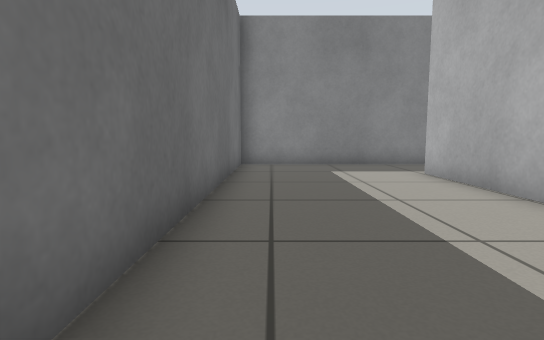
view 1 (above)

13 first-person views from a walk through a Gazebo world. The camera is 0.5 m above the floor, tilts 6° down and sees 80° across. The floor is counted in squares, 0.5 m on a side. Each view is taken from the middle of a square. On the plan, view 1 faces up. The plan holds only what a view shows up to about 12 squares ahead; the rest is blank.

view 2
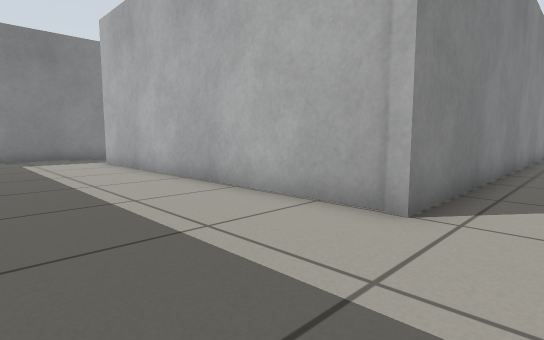

view 3
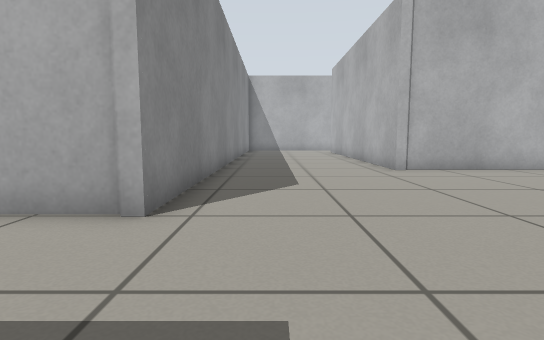

view 4
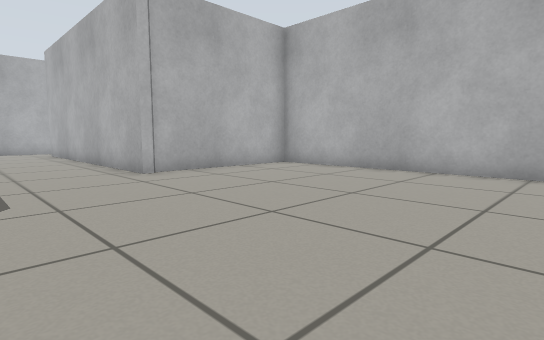

view 5
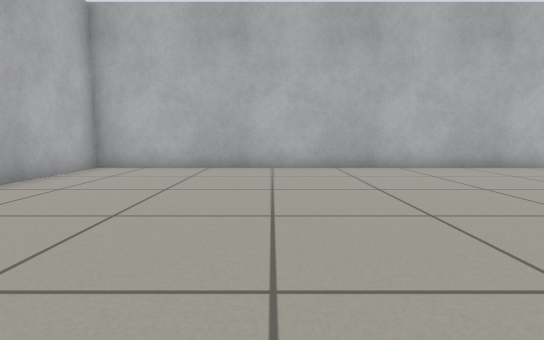

view 6
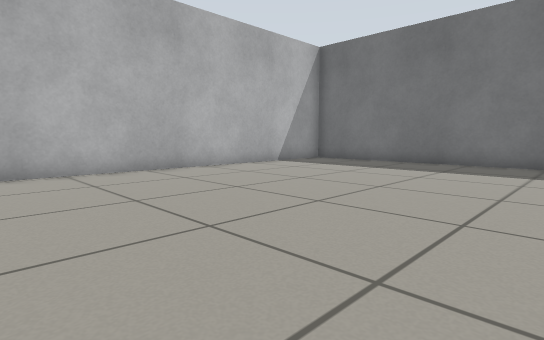

view 7
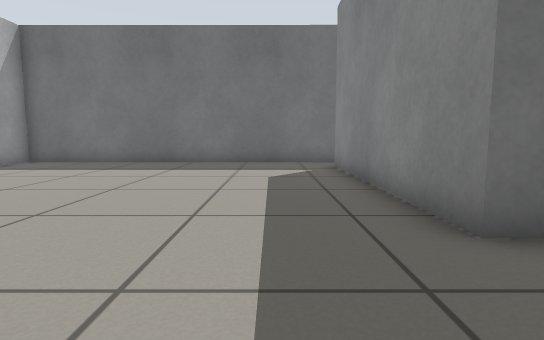

view 8
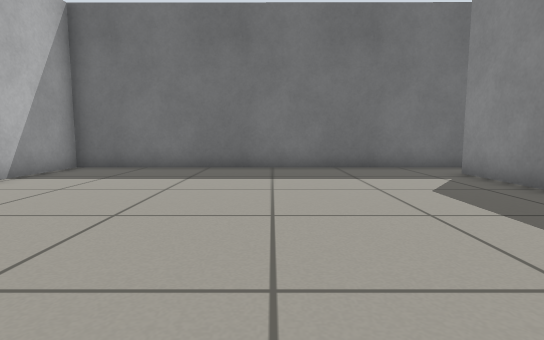

view 9
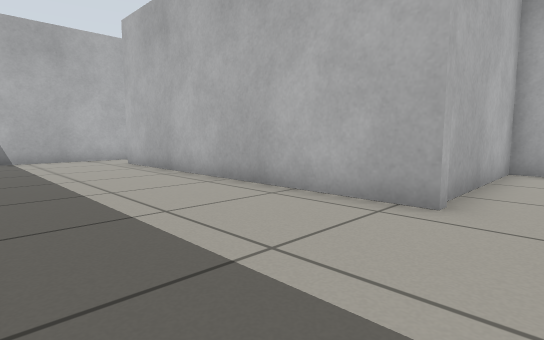

view 10
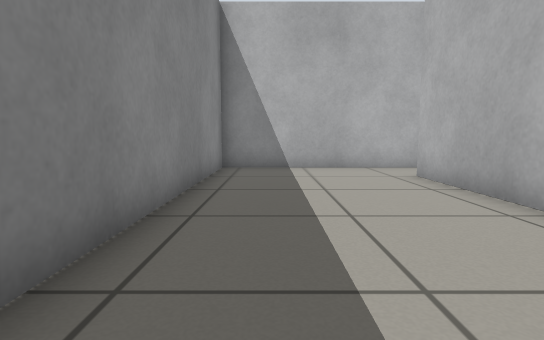

view 11
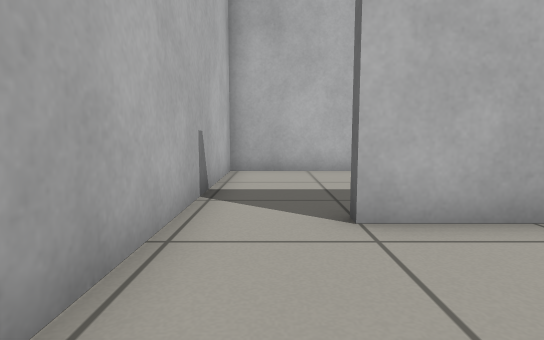

view 12
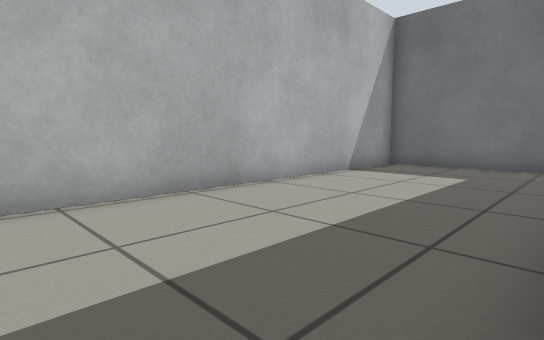

view 13
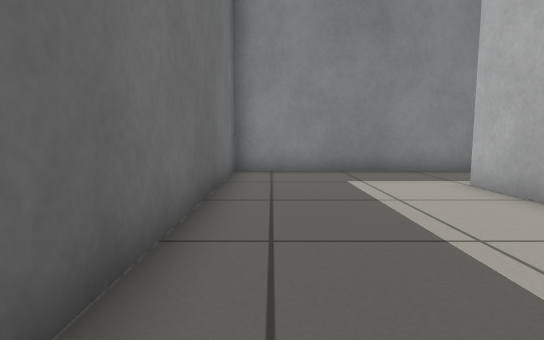

### Floor plan
Ten units are one square. View 1 is at (0, 0); x grows to the right and y downward. Boxes are objects, and circles mark ways between rooms. Rooms are numbered by the first view taken in them; rooms with no view inside come last. Other rooms are left out.
<svg viewBox="-108 -118 335 255">
<path fill="none" stroke="#000" d="M-11 19 -86 19M-102 11 -103 132 96 132 96 76 200 76M44 -113 -11 -113 -11 -11M222 76 222 24 41 24 41 -86M-11 13 -11 19M200 76 200 80M99 89 99 132 222 132 222 76"/>
<circle cx="210" cy="80" r="3" fill="#2a7"/>
<text x="30" y="50">1</text>
<text x="160" y="100">2</text>
</svg>
Room 1 opens to room 2.

Where each view was taken, in squares from view 1:
view 1: 0 up, 0 right, facing up
view 2: 4 down, 0 right, facing up-right
view 3: 4 down, 0 right, facing right
view 4: 4 down, 1 right, facing down-right
view 5: 3 down, 4 right, facing down
view 6: 4 down, 2 right, facing down-left
view 7: 4 down, 2 right, facing left
view 8: 7 down, 0 right, facing left
view 9: 3 down, 8 right, facing down-right
view 10: 4 down, 12 right, facing right
view 11: 4 down, 21 right, facing down
view 12: 8 down, 21 right, facing down-left
view 13: 2 up, 0 right, facing up
